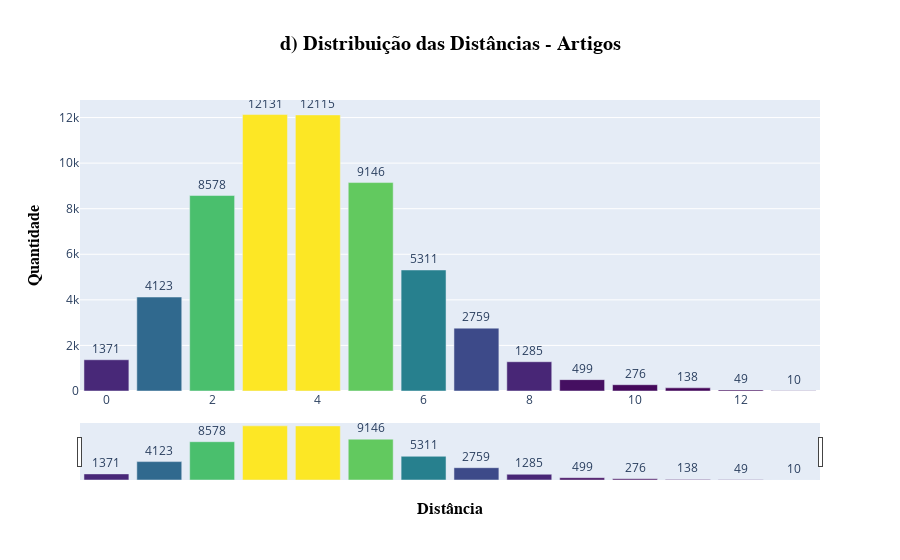
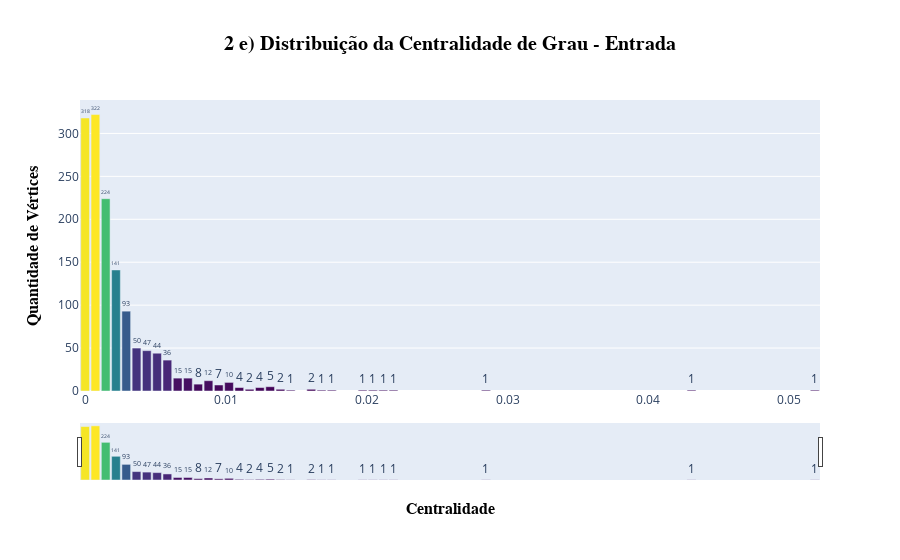

The code cell stored with these charts, in order, in its notebook:
### Code cell
import networkx as nx
import pandas as pd
import matplotlib.pyplot as plt
from collections import Counter
import plotly.graph_objects as go
import numpy as np

# Matheus S. Tallmann e Winicios Ivan Ulrich

def importacao_grafo(caminho, dirigido):
    # Lê o arquivo sem cabeçalho
    arestas = pd.read_csv(caminho, sep=" ", header=None, names=["origem", "destino"])

    if dirigido:
        g = nx.from_pandas_edgelist(arestas, source="origem", target="destino", create_using=nx.DiGraph())
    else:
        g = nx.from_pandas_edgelist(arestas, source="origem", target="destino", create_using=nx.Graph())
    
    return g


# Criando/importando o grafo de Relações de Usuários do Deezer
grafoArtigos = importacao_grafo('C:\\Users\\Matheus\\Documents\\Grafos\\scientometrics\\scientometrics.net', True)

###################################################################################################################################################################################
###################################################################################################################################################################################

def desenhar_grafo(grafo, titulo, amostra=None):
    if amostra and len(grafo.nodes) > amostra:
        nos_amostrados = list(grafo.nodes)[:amostra]
        grafo = grafo.subgraph(nos_amostrados)
    plt.figure(figsize=(10, 10)) #Tamanho em polegadas#
    pos = nx.spring_layout(grafo, seed=100)
    nx.draw_networkx_nodes(grafo, pos, node_size=10, node_color="blue")    

    # Desenhar arestas com tamanho e opacidade personalizados
    nx.draw_networkx_edges(
        grafo,
        pos,
        width=1,               # Tamanho/espessura das arestas
        alpha=0.3,             # Opacidade das arestas
        edge_color="black",     # Cor das arestas
        arrowstyle="-|>",      # Estilo das setas
        arrowsize=5           # Tamanho das setas
    )
    plt.title(titulo, fontsize=15)
    plt.show()

desenhar_grafo(grafoArtigos, 'Grafo de Citações Entre Artigos', 250)
###################################################################################################################################################################################
###################################################################################################################################################################################
# 2 a) A densidade do grafo, que mede a proporção de arestas presentes em relação ao número máximo
# possível de arestas, pode ser calculada pela fórmula:
# Densidade = (2.M) / (N(N−1))

def calcular_densidade_dirigido(grafo):    
    n = grafo.number_of_nodes()
    m = grafo.number_of_edges()
    
    densidade = m / (n * (n - 1))
    return densidade

densidadeDirigido = calcular_densidade_dirigido(grafoArtigos)
print('2 a) Densidade do Grafo')
print(f"\nDensidade do Grafo Dirigido: {densidadeDirigido:}")

def calcular_densidade_nao_dirigido(grafo):
    n = grafo.number_of_nodes()  # Número de vértices
    m = grafo.number_of_edges()  # Número de arestas
    
    densidade = (2 * m) / (n * (n - 1))
    return densidade

densidadeNaoDirigido = calcular_densidade_nao_dirigido(grafoArtigos)
print(f"Densidade do Grafo Não Dirigido: {densidadeNaoDirigido:}\n\n")
###################################################################################################################################################################################
###################################################################################################################################################################################
# 2 b) Grau de Entrada: Número médio de citações que um artigo recebe.
# Grau de Saída: Número médio de citações que um artigo faz.

def calcular_grau_medio(grafo):        
    n = grafo.number_of_nodes()
        
    grau_entrada_total = sum(dict(grafo.in_degree()).values()) # Entrada
    grau_saida_total = sum(dict(grafo.out_degree()).values()) # Saída

    # Graus médios
    grau_entrada_medio = grau_entrada_total / n
    grau_saida_medio = grau_saida_total / n

    return grau_entrada_medio, grau_saida_medio

# Calcular graus médios
grau_entrada, grau_saida = calcular_grau_medio(grafoArtigos)
print('2 b) Grau dos vértices')
print(f"Grau de Entrada Médio: {grau_entrada:.4f}")
print(f"Grau de Saída Médio: {grau_saida:.4f}\n\n")
###################################################################################################################################################################################
###################################################################################################################################################################################
# 2 c) Determinar quantos componentes conexos existem no grafo, especialmente se o grafo não for fortemente conectado.

def calcular_componentes_conexos(grafo):
    # Componentes fortemente conectados
    componentes_fortes = list(nx.strongly_connected_components(grafo))
    num_componentes_fortes = len(componentes_fortes)

    # Componentes fracamente conectados
    componentes_fracos = list(nx.weakly_connected_components(grafo))
    num_componentes_fracos = len(componentes_fracos)

    return num_componentes_fortes, num_componentes_fracos


componentes_fortes, componentes_fracos = calcular_componentes_conexos(grafoArtigos)
print('c) Componentes Conexos')
print(f"Componentes Fortemente Conectados: {componentes_fortes}")
print(f"Componentes Fracamente Conectados: {componentes_fracos}\n\n")
###################################################################################################################################################################################
###################################################################################################################################################################################
# 2 d) Identificar a presença de ciclos. 
print('d) Caminhos e Ciclos')
ciclos = list(nx.simple_cycles(grafoArtigos))
print(f"Ciclos presentes no grafo: {ciclos}\n\n")

# Calcular a média do comprimento dos caminhos mais curtos entre os pares de vértices. 

def grafico_distancia_pares(grafo, dirigido=False, titulo="Distância Média e Distribuição"):
    """
    Calcula a distância média e a distribuição das distâncias entre todos os vértices de uma rede.
    Plota a distribuição das distâncias.
    """
    if dirigido:
        # Calcula as distâncias para grafos dirigidos
        distancias = dict(nx.all_pairs_shortest_path_length(grafo))
    else:
        # Calcula as distâncias para grafos não dirigidos
        distancias = dict(nx.all_pairs_shortest_path_length(grafo.to_undirected()))
    
    # Extrair todas as distâncias calculadas
    todas_distancias = []
    for origem, destinos in distancias.items():
        todas_distancias.extend(destinos.values())
    
    # Filtrar apenas distâncias finitas (desconsidera vértices desconectados)
    todas_distancias = [d for d in todas_distancias if d < float('inf')]
    
    # Calcular a distância média
    distancia_media = np.mean(todas_distancias)
    
    # Contar a frequência de cada distância
    distribuicao = Counter(todas_distancias)
    distancias_unicas = list(distribuicao.keys())
    frequencias = list(distribuicao.values())
    
    # Criar o gráfico de distribuição das distâncias
    fig = go.Figure(data=[
        go.Bar(
            x=distancias_unicas,
            y=frequencias,
            text=frequencias,
            textposition='outside',
            marker=dict(
                color=frequencias,
                colorscale="Viridis"
            )
        )
    ])
    fig.update_layout(
        title=dict(
            text=f"d) Distribuição das Distâncias - {titulo}",
            font=dict(size=20, color="black", family="Arial", weight="bold"),
            x=0.5  # Centraliza o título
        ),
        xaxis=dict(
            title="Distância",
            titlefont=dict(size=16, color="black", family="Arial", weight="bold"),
            rangeslider=dict(visible=True)  # Habilita barra de rolagem
        ),
        yaxis=dict(
            title="Quantidade",
            titlefont=dict(size=16, color="black", family="Arial", weight="bold")
        ),
        bargap=0.15  # Espaçamento entre as barras
    )
    fig.show()
    
    return distancia_media

grafico_distancia_pares(grafoArtigos, True, 'Artigos')
###################################################################################################################################################################################
###################################################################################################################################################################################
# 2 e) Centralidade de Grau: Medir a importância dos vértices com base no número de conexões.

def plotar_centralidade_agrupada(centralidade, titulo):    
    valores = list(centralidade.values())
    frequencias = Counter(valores)
    centralidades_unicas = list(frequencias.keys())
    quantidades = list(frequencias.values())

    # Criar o gráfico
    fig = go.Figure(data=[
        go.Bar(
            x=centralidades_unicas,
            y=quantidades,
            text=quantidades,
            textposition='outside',
            marker=dict(
                color=quantidades,
                colorscale="Viridis"
            )
        )
    ])

    # Configurar o layout do gráfico
    fig.update_layout(
        title=dict(
            text=titulo,
            font=dict(size=20, color="black", family="Arial", weight="bold"),
            x=0.5  # Centraliza o título
        ),
        xaxis=dict(
            title="Centralidade",
            titlefont=dict(size=16, color="black", family="Arial", weight="bold"),
            rangeslider=dict(visible=True)
        ),
        yaxis=dict(
            title="Quantidade de Vértices",
            titlefont=dict(size=16, color="black", family="Arial", weight="bold")
        ),
        bargap=0.15  # Espaçamento entre as barras
    )

    # Mostrar o gráfico
    fig.show()

# Calcular centralidades
centralidade_entrada = nx.in_degree_centrality(grafoArtigos)
centralidade_saida = nx.out_degree_centrality(grafoArtigos)

# Plotar centralidade de entrada
plotar_centralidade_agrupada(centralidade_entrada, titulo="2 e) Distribuição da Centralidade de Grau - Entrada")

# Plotar centralidade de saída
plotar_centralidade_agrupada(centralidade_saida, titulo="2 e) Distribuição da Centralidade de Grau - Saída")

### Figure 1 — Plotly figure (JSON) as saved in the notebook; plotly's stock layout.template omitted (floating-point values rounded to 4 significant figures)
{"data": [{"marker": {"color": [1371, 4123, 8578, 12131, 12115, 9146, 5311, 2759, 1285, 499, 276, 138, 49, 10], "colorscale": [[0, "#440154"], [0.1111, "#482878"], [0.2222, "#3e4989"], [0.3333, "#31688e"], [0.4444, "#26828e"], [0.5556, "#1f9e89"], [0.6667, "#35b779"], [0.7778, "#6ece58"], [0.8889, "#b5de2b"], [1, "#fde725"]]}, "text": ["1371", "4123", "8578", "12131", "12115", "9146", "5311", "2759", "1285", "499", "276", "138", "49", "10"], "textposition": "outside", "type": "bar", "x": [0, 1, 2, 3, 4, 5, 6, 7, 8, 9, 10, 11, 12, 13], "y": [1371, 4123, 8578, 12131, 12115, 9146, 5311, 2759, 1285, 499, 276, 138, 49, 10]}], "layout": {"bargap": 0.15, "title": {"font": {"color": "black", "family": "Arial", "size": 20, "weight": "bold"}, "text": "d) Distribuição das Distâncias - Artigos", "x": 0.5}, "xaxis": {"rangeslider": {"visible": true}, "title": {"font": {"color": "black", "family": "Arial", "size": 16, "weight": "bold"}, "text": "Distância"}}, "yaxis": {"title": {"font": {"color": "black", "family": "Arial", "size": 16, "weight": "bold"}, "text": "Quantidade"}}}}

### Figure 2 — Plotly figure (JSON) as saved in the notebook; plotly's stock layout.template omitted (floating-point values rounded to 4 significant figures)
{"data": [{"marker": {"color": [15, 2, 12, 36, 93, 47, 50, 2, 322, 141, 224, 5, 1, 318, 44, 15, 8, 7, 4, 1, 1, 1, 1, 10, 4, 2, 1, 1, 1, 1, 1], "colorscale": [[0, "#440154"], [0.1111, "#482878"], [0.2222, "#3e4989"], [0.3333, "#31688e"], [0.4444, "#26828e"], [0.5556, "#1f9e89"], [0.6667, "#35b779"], [0.7778, "#6ece58"], [0.8889, "#b5de2b"], [1, "#fde725"]]}, "text": ["15", "2", "12", "36", "93", "47", "50", "2", "322", "141", "224", "5", "1", "318", "44", "15", "8", "7", "4", "1", "1", "1", "1", "10", "4", "2", "1", "1", "1", "1", "1"], "textposition": "outside", "type": "bar", "x": [0.006569, 0.01606, 0.008759, 0.005839, 0.00292, 0.00438, 0.00365, 0.01387, 0.0007299, 0.00219, 0.00146, 0.01314, 0.0146, 0, 0.005109, 0.007299, 0.008029, 0.009489, 0.01241, 0.02117, 0.0219, 0.01971, 0.04307, 0.01022, 0.01095, 0.01168, 0.05182, 0.01752, 0.02847, 0.01679, 0.02044], "y": [15, 2, 12, 36, 93, 47, 50, 2, 322, 141, 224, 5, 1, 318, 44, 15, 8, 7, 4, 1, 1, 1, 1, 10, 4, 2, 1, 1, 1, 1, 1]}], "layout": {"bargap": 0.15, "title": {"font": {"color": "black", "family": "Arial", "size": 20, "weight": "bold"}, "text": "2 e) Distribuição da Centralidade de Grau - Entrada", "x": 0.5}, "xaxis": {"rangeslider": {"visible": true}, "title": {"font": {"color": "black", "family": "Arial", "size": 16, "weight": "bold"}, "text": "Centralidade"}}, "yaxis": {"title": {"font": {"color": "black", "family": "Arial", "size": 16, "weight": "bold"}, "text": "Quantidade de Vértices"}}}}
